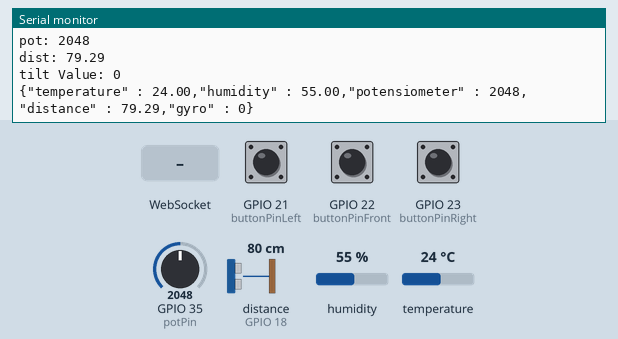
Simulated run of this sketch. Board: ESP32. On the bench: the last lines printed to the serial monitor. Wiring (inferred from the names in the program): ultrasonic range finder: trigger GPIO 5; echo GPIO 18. Inputs (shaded band) come from the test bench; at power-on: distance to the obstacle (sensor on GPIO 18) 80 cm, humidity 55 %, GPIO 35 (potPin) = 2048, temperature 24 °C, GPIO 21 (buttonPinLeft) HIGH, GPIO 22 (buttonPinFront) HIGH, GPIO 23 (buttonPinRight) HIGH. The echo pulse lasts 58.3 µs per cm; WiFi joins after 1.5 s; servers stay silent unless stated; no MQTT or app messages arrive unless stated.

Above: at 2.7 s.
2.8 s: WebSocket text "1" received
At 3.4 s:
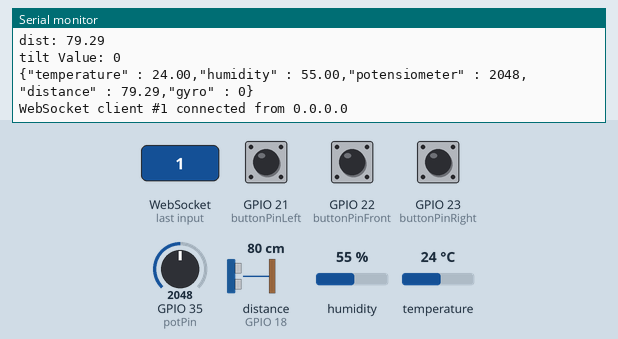
4.3 s: distance to the obstacle (sensor on GPIO 18) set to 2 cm
At 5.3 s:
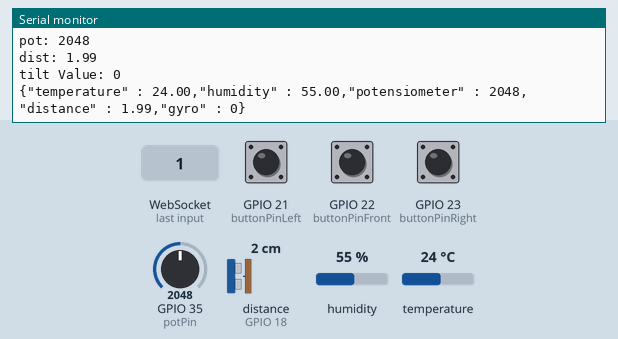
5.8 s: humidity set to 22 %
7.3 s: GPIO 35 (potPin) set to 2866
At 8.0 s:
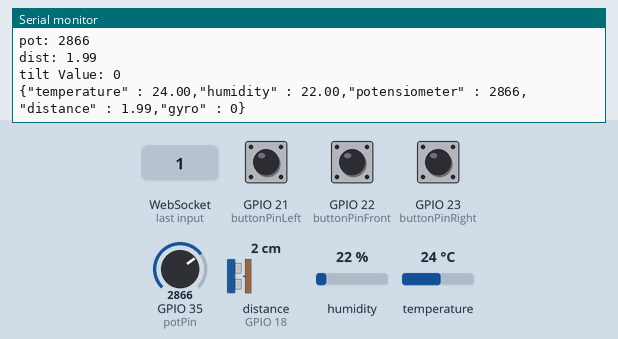
8.8 s: temperature set to 12 °C
10.3 s: GPIO 21 (buttonPinLeft) pulled LOW for 3.2 s
At 12.0 s:
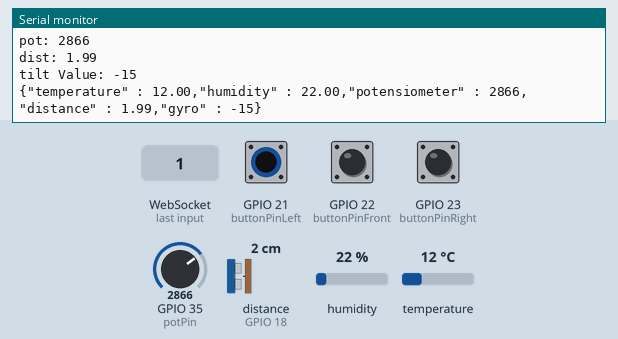
Timing chart, 0 to 13.5 s (numbered marks = the images above; inputs shaded):
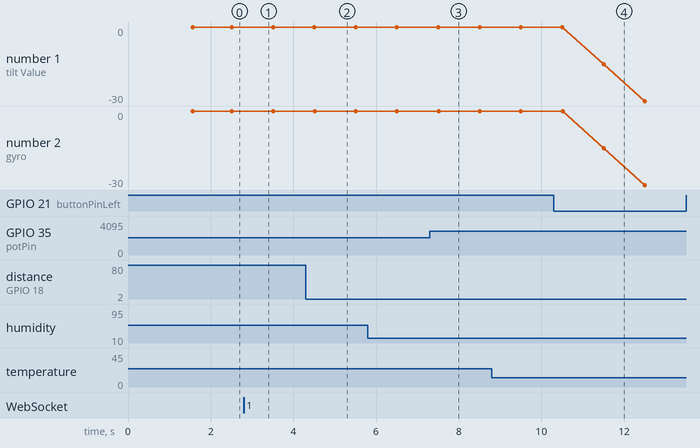

The sketch:

SBM_MQTTPLUSWEB.ino
```cpp
#include <WiFi.h>
#include <PubSubClient.h>
#include <dummy.h>
#include "DHT.h"
#include "WiFi.h"
#include <Adafruit_Sensor.h>
#include <ESPAsyncWebServer.h>

//definisi wifi
const char* ssid = "E-49 BARU";
const char* password = "pogungbaru";
//digunakan local host laptop dan digunakan untuk nanti membuka Dashboard di Handphone
const char* mqtt_server = "192.168.0.110";

#define DHTPIN 4     // Digital pin connected to the DHT sensor
#define DHTTYPE DHT22   // DHT 22  (AM2302), AM2321
#define TRIGGER_PIN 5
#define ECHO_PIN 18

const int buttonPinLeft = 21; // increment button
const int buttonPinFront = 22; // decrement button
const int buttonPinRight = 23; // decrement button

volatile int tiltValue = 0;
int buttonStateLeft = 0;
int buttonStateFront = 0;
int buttonStateRight = 0;
int lastButtonStateLeft = 0;
int lastButtonStateFront = 0;
int lastButtonStateRight = 0;
unsigned long lastDebounceTimeLeft = 0;
unsigned long lastDebounceTimeFront = 0;
unsigned long lastDebounceTimeRight = 0;
const int debounceDelay = 50;


const int potPin = 35;
int potValue = 0;
float h = 0, t = 0, f = 0;
float voltage = 0;
DHT dht(DHTPIN, DHTTYPE);

const unsigned long delayInterval = 1000;  // Blink interval in milliseconds

unsigned long previousMillis = 0;

String readDHTTemperature() {
  return String(t);
}

String readDHTHumidity() {
  return String(h);
}

String readLightSensor() {
  return String(voltage);
}

String readPotensiometer() {
  return String(potValue);
}


WiFiClient espClient;
PubSubClient client(espClient);

#define DHTTemperature_TOPIC    "ESP32/DHTTemperature"
#define DHTHumidity_TOPIC       "ESP32/DHTHumidity"
#define Tilt_TOPIC              "ESP32/Tilt"
#define Potensiometer_TOPIC     "ESP32/Potensiometer"
#define Ultrasonic_TOPIC        "ESP32/Ultrasonic"

long lastMsg = 0;
char msg[5];


void mqttconnect() {
  /* Loop until reconnected */
  while (!client.connected()) {
    Serial.print("MQTT connecting ...");
    String clientId = "ESP32Client";
    if (client.connect(clientId.c_str())) {
      Serial.println(" Connected");
    } else {
      Serial.print("failed, status code =");
      Serial.print(client.state());
      Serial.println("try again in 5 seconds");
      delay(5000);
    }
  }
}

/// WEB PART
AsyncWebServer server(80);
AsyncWebSocket ws("/ws");

const char index_html[] PROGMEM = R"rawliteral(
<!DOCTYPE html>
<html>
<head>
  <title>WebSocket Sensor Data</title>
  <link rel="stylesheet" href="https://use.fontawesome.com/releases/v5.7.2/css/all.css" integrity="sha384-fnmOCqbTlWIlj8LyTjo7mOUStjsKC4pOpQbqyi7RrhN7udi9RwhKkMHpvLbHG9Sr" crossorigin="anonymous">
  <link rel="stylesheet" type="text/css" href="https://cdn.jsdelivr.net/gh/dundorma/SBM-FINALPROJECT-FRONTEND@main/style.css">
  <script src="http://cdn.rawgit.com/Mikhus/canvas-gauges/gh-pages/download/2.1.7/all/gauge.min.js"></script>
  <script src="https://cdnjs.cloudflare.com/ajax/libs/Chart.js/2.9.4/Chart.js"></script>
</head>
<body>
  <div class="topnav">
    <h1>CHEM E CAR SENSOR MONITORING WEBSERVER</h1>
  </div>
  <h2>Sensor Data</h2>

    <div class="main-container">
      <div class="content-sensor">
        <div class="card-content-sensor">
          <div class="card">
            <p class="card-title">Suhu</p>
            <canvas id="temperature"></canvas>
          </div>
          <div class="card">
            <p class="card-title">Kelembapan</p>
            <canvas id="humidity"></canvas>
          </div>
          <div class="card">
            <p class="card-title">Jarak</p>
            <canvas id="potensiometer"></canvas>
          </div>
        </div>
      </div>
      <div class="content-distance">
        <div class="card-content-distance">
          <div class="card">
            <p class="card-title">Jarak dari Benda di Depan</p>
            <p id="distance"></p>
          </div>
          <div class="card">
            <p class="card-title">Sudut Gyro</p>
            <p id="gyro"></p>
          </div>
        </div>
      </div>
      <div class="content-velocity">
        <div class="card-content-velocity">
          <div class="card card-velocity">
            <p class="card-title">Chart Velocity</p>
            <canvas id="chart-velocity"></canvas>
          </div>
          <div class="card">
            <p class="card-title">Jarak yang Ditempuh</p>
            <p id="jarak-ditempuh"></p>
          </div>
        </div>
      </div>
      <footer>
        Made by: Rayhan Adi W., Moh. Rizky Arif, Daffa Kamal, Laily Medha Nur
        I., and Salma Asma N.
      </footer>
    </div>

  <script defer>
    const websocket = new WebSocket("ws://192.168.0.100/ws");

    var gaugeTemp = new LinearGauge({
    renderTo: 'temperature',
    width: 120,
    height: 400,
    units: "Temperature C",
    minValue: 0,
    startAngle: 90,
    ticksAngle: 180,
    maxValue: 40,
    colorValueBoxRect: "#049faa",
    colorValueBoxRectEnd: "#049faa",
    colorValueBoxBackground: "#f1fbfc",
    valueDec: 2,
    valueInt: 2,
    majorTicks: [
        "0",
        "5",
        "10",
        "15",
        "20",
        "25",
        "30",
        "35",
        "40"
    ],
    minorTicks: 4,
    strokeTicks: true,
    highlights: [
        {
            "from": 30,
            "to": 40,
            "color": "rgba(200, 50, 50, .75)"
        }
    ],
    colorPlate: "#fff",
    colorBarProgress: "#CC2936",
    colorBarProgressEnd: "#049faa",
    borderShadowWidth: 0,
    borders: false,
    needleType: "arrow",
    needleWidth: 2,
    needleCircleSize: 7,
    needleCircleOuter: true,
    needleCircleInner: false,
    animationDuration: 1500,
    animationRule: "linear",
    barWidth: 10,
  }).draw();

  // Create Humidity Gauge
  var gaugeHum = new RadialGauge({
    renderTo: 'humidity',
    width: 300,
    height: 300,
    units: "Humidity (%)",
    minValue: 0,
    maxValue: 100,
    colorValueBoxRect: "#049faa",
    colorValueBoxRectEnd: "#049faa",
    colorValueBoxBackground: "#f1fbfc",
    valueInt: 2,
    majorTicks: [
        "0",
        "20",
        "40",
        "60",
        "80",
        "100"

    ],
    minorTicks: 4,
    strokeTicks: true,
    highlights: [
        {
            "from": 80,
            "to": 100,
            "color": "#03C0C1"
        }
    ],
    colorPlate: "#fff",
    borderShadowWidth: 0,
    borders: false,
    needleType: "line",
    colorNeedle: "#007F80",
    colorNeedleEnd: "#007F80",
    needleWidth: 2,
    needleCircleSize: 3,
    colorNeedleCircleOuter: "#007F80",
    needleCircleOuter: true,
    needleCircleInner: false,
    animationDuration: 1500,
    animationRule: "linear"
  }).draw();

  // Create Humidity Gauge
  var gaugePotensio = new RadialGauge({
    renderTo: 'potensiometer',
    width: 300,
    height: 300,
    units: "Meter / second (m/s)",
    minValue: 0,
    maxValue: 100,
    colorValueBoxRect: "#049faa",
    colorValueBoxRectEnd: "#049faa",
    colorValueBoxBackground: "#f1fbfc",
    valueInt: 2,
    majorTicks: [
        "0",
        "20",
        "40",
        "60",
        "80",
        "100"

    ],
    minorTicks: 4,
    strokeTicks: true,
    highlights: [
        {
            "from": 80,
            "to": 100,
            "color": "#03C0C1"
        }
    ],
    colorPlate: "#fff",
    borderShadowWidth: 0,
    borders: false,
    needleType: "line",
    colorNeedle: "#007F80",
    colorNeedleEnd: "#007F80",
    needleWidth: 2,
    needleCircleSize: 3,
    colorNeedleCircleOuter: "#007F80",
    needleCircleOuter: true,
    needleCircleInner: false,
    animationDuration: 500,
    animationRule: "linear"
  }).draw();

  let xValues = [0];
  let yValues = [0];
  let jarakDitempuh = 0;
  let timer_buff = 1;

  websocket.addEventListener("message", (event) => {
    gaugeTemp.value = JSON.parse(event.data).temperature;
    gaugePotensio.value = JSON.parse(event.data).potensiometer / 40.95;
    gaugeHum.value = JSON.parse(event.data).humidity;

    jarakDitempuh += JSON.parse(event.data).potensiometer / 40.95;

    const distance = document.querySelector("#distance");
    const gyro = document.querySelector("#gyro");
    const jarakDitempuhHTML = document.querySelector("#jarak-ditempuh");
    distance.innerHTML = JSON.parse(event.data).distance;
    jarakDitempuhHTML.innerHTML = jarakDitempuh;
    gyro.innerHTML = JSON.parse(event.data).gyro;


    /// Velocity Chart
    xValues.push(timer_buff);
    yValues.push(JSON.parse(event.data).potensiometer / 40.95);
    timer_buff +=1;
    new Chart("chart-velocity", {
      type: "line",
      data: {
        labels: xValues.slice(-30),
        datasets: [{
          data: yValues.slice(-30),
          borderColor: "red",
          fill: false
        }]
      },
      options: {
        legend: {display: false},
        animation: false
      }
    });

  });
  </script>
</body>
</html>
)rawliteral";

void onEvent(AsyncWebSocket *server, AsyncWebSocketClient *client, AwsEventType type,
  void *arg, uint8_t *data, size_t len) {
  switch (type) {
    case WS_EVT_CONNECT:
      Serial.printf("WebSocket client #%u connected from %s\n", client->id(), client->remoteIP().toString().c_str());
      break;
    case WS_EVT_DISCONNECT:
      Serial.printf("WebSocket client #%u disconnected\n", client->id());
      break;
  }
}

void initWebSocket() {
  ws.onEvent(onEvent);
  server.addHandler(&ws);
}
///

void setup() {
  Serial.begin(115200);
  dht.begin();

  Serial.print("Connecting to ");
  Serial.println(ssid);
  WiFi.begin(ssid, password);
  while (WiFi.status() != WL_CONNECTED) {
    delay(500);
    Serial.print(".");
  }
  Serial.println("");
  Serial.println("WiFi connected");
  Serial.println("IP address: ");
  Serial.println(WiFi.localIP());
  client.setServer(mqtt_server, 1883);

  pinMode(TRIGGER_PIN, OUTPUT);
  pinMode(ECHO_PIN, INPUT);

  // initialize buttons and interrupt pin as inputs
  pinMode(buttonPinLeft, INPUT_PULLUP);
  pinMode(buttonPinFront, INPUT_PULLUP);
  pinMode(buttonPinRight, INPUT_PULLUP);

  /// WEB SETUP PART
  server.on("/", HTTP_GET, [](AsyncWebServerRequest *request) {
    request->send_P(200, "text/html", index_html);
  });

  DefaultHeaders::Instance().addHeader("Access-Control-Allow-Origin", "*");
  server.begin();
  initWebSocket();
  /// ***************

}

void loop() {
  // put your main code here, to run repeatedly:

  unsigned long currentMillis = millis();

  if (currentMillis - previousMillis >= delayInterval) {
    previousMillis = currentMillis;  // Update the previous timestamp

    if (!client.connected()) {
      mqttconnect();
    }
    client.loop();

    //================================================================
    // DHT22 TEMPERATURE AND HUMIDITY SENSOR
    //================================================================

    h = dht.readHumidity();
    t = dht.readTemperature();
    f = dht.readTemperature(true);

    if (isnan(h) || isnan(t) || isnan(f)) {
      Serial.println(F("Failed to read from DHT sensor!"));
      return;
    }

    //================================================================
    // POTENSIOMETER
    //================================================================


    // Read from Potensiometer
    potValue = analogRead(potPin);

    //================================================================
    // ULTRASONIC SENSOR
    //================================================================

    // Trigger the ultrasonic sensor
    digitalWrite(TRIGGER_PIN, LOW);
    delayMicroseconds(2);
    digitalWrite(TRIGGER_PIN, HIGH);
    delayMicroseconds(10);
    digitalWrite(TRIGGER_PIN, LOW);

    // Measure the echo pulse duration
    long duration = pulseIn(ECHO_PIN, HIGH);

    // Convert the pulse duration to distance
    float distance = duration * 0.034 / 2;

    //================================================================
    // BUTTON LEFT
    //================================================================

      int readingLeft = digitalRead(buttonPinLeft);

      // check if increment button state has changed
      if (readingLeft != lastButtonStateLeft) {
        lastDebounceTimeLeft = millis();
      }

      // check if debounce delay has passed
      if ((millis() - lastDebounceTimeLeft) >= debounceDelay) {
        // update button state only if it has been stable for the debounce duration
        buttonStateLeft = readingLeft;

        // do something when increment button is pressed
        if (buttonStateLeft == LOW) {
          tiltValue -= 15;
        }
      }

    // update last increment button state
    lastButtonStateLeft = readingLeft;

    //================================================================
    // BUTTON FRONT
    //================================================================

    int readingFront = digitalRead(buttonPinFront);

    // check if increment button state has changed
    if (readingFront != lastButtonStateFront) {
      lastDebounceTimeFront = millis();
    }

    // check if debounce delay has passed
    if ((millis() - lastDebounceTimeFront) >= debounceDelay) {
      // update button state only if it has been stable for the debounce duration
      buttonStateFront = readingFront;

      // do something when increment button is pressed
      if (buttonStateFront == LOW) {
        tiltValue = 0;
      }
    }

    // update last increment button state
    lastButtonStateFront = readingFront;

    //================================================================
    // BUTTON RIGHT
    //================================================================

    int readingRight = digitalRead(buttonPinRight);

    // check if increment button state has changed
    if (readingRight != lastButtonStateRight) {
      lastDebounceTimeRight = millis();
    }

    // check if debounce delay has passed
    if ((millis() - lastDebounceTimeRight) >= debounceDelay) {
      // update button state only if it has been stable for the debounce duration
      buttonStateRight = readingRight;

      // do something when increment button is pressed
      if (buttonStateRight == LOW) {
        tiltValue += 15;
      }
    }

    // update last increment button state
    lastButtonStateRight = readingRight;


    //================================================================
    // PRINT AT SERIAL AND SEND TO MQTT CLIENT
    //================================================================

    snprintf(msg, 5, "%f", t);
    Serial.print("t: ");
    Serial.println(t);
    client.publish(DHTTemperature_TOPIC, msg);

    snprintf(msg, 5, "%f", h);
      Serial.print("h: ");
    Serial.println(h);
    client.publish(DHTHumidity_TOPIC, msg);

    snprintf(msg, 5, "%d", potValue);
    Serial.print("pot: ");
    Serial.println(potValue);
    client.publish(Potensiometer_TOPIC, msg);

    snprintf(msg, 5, "%f", distance);
    Serial.print("dist: ");
    Serial.println(distance);
    client.publish(Ultrasonic_TOPIC, msg);

    snprintf(msg, 5, "%d", tiltValue);
    Serial.print("tilt Value: ");
    Serial.println(tiltValue);
    client.publish(Tilt_TOPIC, msg);

    /// WEB LOOP PART
    ws.cleanupClients();
    String webSocketOutput = "";
    webSocketOutput += "{";
    webSocketOutput += "\"temperature\" : ";
    webSocketOutput += t;
    webSocketOutput += ",";
    webSocketOutput += "\"humidity\" : ";
    webSocketOutput += h;
    webSocketOutput += ",";
    webSocketOutput += "\"potensiometer\" : ";
    webSocketOutput += potValue;
    webSocketOutput += ",";
    webSocketOutput += "\"distance\" : ";
    webSocketOutput += distance;
    // TODO: ADD PUSH BUTTON TILT IMPLEMENTATION
    webSocketOutput += ",";
    webSocketOutput += "\"gyro\" : ";
    webSocketOutput += tiltValue;
    webSocketOutput += "}";

    ws.textAll(webSocketOutput);
    Serial.println(webSocketOutput);
    ///
  }


}
```

Measured:
- after the input at 2.8 s, the serial monitor: prints a new line at once (image 1)
- after the input at 4.3 s, the serial monitor: prints a new line after 0.21 s (image 2)
- after the input at 7.3 s, the serial monitor: prints a new line after 0.21 s (image 3)
- after the input at 10.3 s, the serial monitor: prints a new line after 1.2 s (image 4)
- plotted number 1: 0 → -30 after the input at 10.3 s
- plotted number 2: 0 → -30 after the input at 10.3 s
